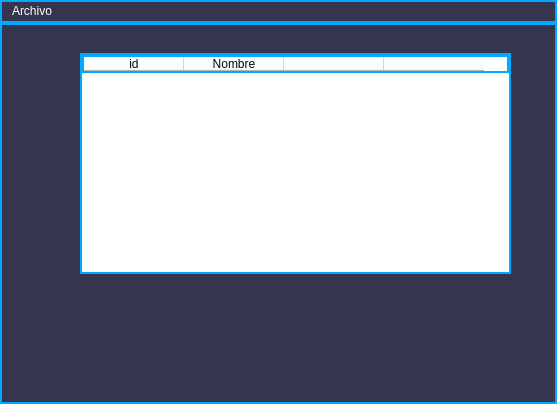
<?xml version="1.0" encoding="UTF-8"?>
<ui version="4.0">
 <class>MainWindow</class>
 <widget class="QMainWindow" name="MainWindow">
  <property name="geometry">
   <rect>
    <x>0</x>
    <y>0</y>
    <width>557</width>
    <height>404</height>
   </rect>
  </property>
  <property name="windowTitle">
   <string>MainWindow</string>
  </property>
  <property name="styleSheet">
   <string notr="true">background-color: rgb(53, 53, 79);
border: 2px solid #00aaff; /* Contorno neon azul */
color: rgb(255, 255, 255);
</string>
  </property>
  <widget class="QWidget" name="centralwidget">
   <widget class="QTableWidget" name="categoryTable">
    <property name="geometry">
     <rect>
      <x>80</x>
      <y>30</y>
      <width>431</width>
      <height>221</height>
     </rect>
    </property>
    <property name="styleSheet">
     <string notr="true">background-color: rgb(255, 255, 255);
color: rgb(7, 7, 7);</string>
    </property>
    <column>
     <property name="text">
      <string>id</string>
     </property>
     <property name="background">
      <color>
       <red>0</red>
       <green>170</green>
       <blue>255</blue>
      </color>
     </property>
    </column>
    <column>
     <property name="text">
      <string>Nombre</string>
     </property>
     <property name="background">
      <color>
       <red>0</red>
       <green>170</green>
       <blue>255</blue>
      </color>
     </property>
    </column>
    <column>
     <property name="text">
      <string/>
     </property>
    </column>
    <column>
     <property name="text">
      <string/>
     </property>
    </column>
   </widget>
  </widget>
  <widget class="QMenuBar" name="menubar">
   <property name="geometry">
    <rect>
     <x>0</x>
     <y>0</y>
     <width>557</width>
     <height>25</height>
    </rect>
   </property>
   <widget class="QMenu" name="menuArchivo">
    <property name="title">
     <string>Archivo</string>
    </property>
    <addaction name="newCategoryAction"/>
   </widget>
   <addaction name="menuArchivo"/>
  </widget>
  <action name="newCategoryAction">
   <property name="text">
    <string>Nueva Categoria</string>
   </property>
  </action>
 </widget>
 <resources/>
 <connections/>
</ui>
